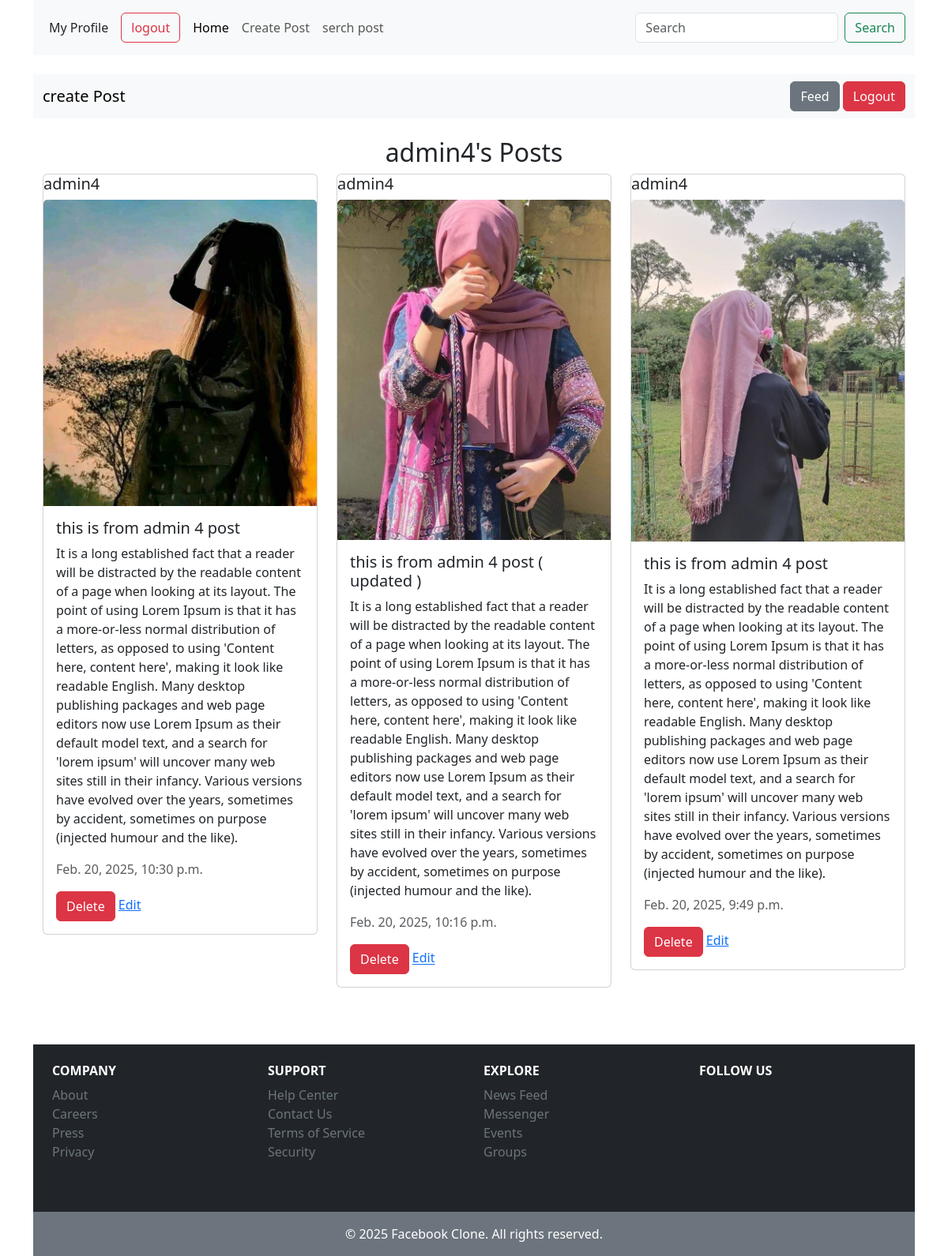
/feed/Profile/ (signed in), run on the app's committed database.
### feed/models.py (models this page shows, shortened)
class Post(models.Model):
    CATAGORY =(
        ('Web Developement', 'Web Development'),
        ('Mathematics', 'Mathematics'),
        ('Science', 'Science'),
        ('English', 'English'),
        ('History', 'History'),
        ('Geography', 'Geography'),
        ('Computer Science', 'Computer Science'),
        ('Arts', 'Arts'),
        ('Business', 'Business'),
        ('Health', 'Health'),
        ('Others', 'Others')
    )
    title= models.CharField(max_length=255)
    text = models.TextField()
    catagory = models.CharField(max_length=100, choices=CATAGORY, null=True)
    img = models.ImageField(upload_to=postfile)
    user = models.ForeignKey(User, on_delete=models.CASCADE)
    created_at = models.DateTimeField(auto_now_add=True)  # FIXED typo
    updated_at = models.DateTimeField(auto_now=True)

### feed/views.py (the view)
# urls.py: path("Profile/", views.Profile.as_view(), name='profil'),
@method_decorator(login_required, name="dispatch")
class Profile(LoginRequiredMixin, ListView):
    model = models.Post
    template_name = "feed/profile.html"
    context_object_name = "posts"
    def get_queryset(self):
        return models.Post.objects.filter(user=self.request.user).order_by("-created_at")

### feed/templates/feed/profile.html (shortened to what this page needs)
{% extends "base.html" %}
{% load crispy_forms_tags %}
{% block content %}
<nav class="navbar navbar-expand-lg navbar-light bg-light">
    <div class="container">
        <a class="navbar-brand" href="{% url 'postcreate' %}">create Post</a>
        <div class="ms-auto">
            <a href="{% url 'home' %}" class="btn btn-secondary">Feed</a>
            <a href="{% url 'logout' %}" class="btn btn-danger">Logout</a>
        </div>
    </div>
</nav>
<div class="container mt-4">
    <h2 class="text-center">{{ request.user.username }}'s Posts</h2>
    <div class="row">
        {% for post in posts %}
        <div class="col-md-4 col-sm-6 mb-4">
            <div class="card">
                    <h5 class="card-title">{{ post.user.username }}</h5>
                    <img src="{{ post.img.url }}" class="card-img-top" alt="Post Image">
                    <div class="card-body">
                        <h5 class="card-title">{{ post.title }}</h5>
                        <p class="card-text">{{ post.text }}</p>
                        <p class="text-muted">{{ post.updated_at }}</p>
                        <a href="{% url 'deletepost' post.id %}" class="btn btn-danger">Delete</a>
                        <a href="{% url "updatepost" post.id %}" class="card-link">Edit</a>
                    </div>
                </div>
            </div>
        {% empty %}
            <p class="text-center">You haven't posted anything yet.</p>
        {% endfor %}
    </div>
</div>
{% endblock %}

### data on the page
Post: user.username "admin4", img (picture), title "this is from admin 4 post", text "It is a long established fact that a reader will be distracted by the readable content of a page when looking at its layout. The point of using Lorem Ipsum is that it has a more-or-less normal distribution of letters, as opposed to using 'Content here, content here', making it look like readable English. Many desktop publishing packages and web page editors now use Lorem Ipsum as their default model text, and a search for 'lorem ipsum' will uncover many web sites still in their infancy. Various versions have evolved over the years, sometimes by accident, sometimes on purpose (injected humour and the like).", updated_at "Feb. 20, 2025, 10:30 p.m."
Post: user.username "admin4", img (picture), title "this is from admin 4 post ( updated )", text "It is a long established fact that a reader will be distracted by the readable content of a page when looking at its layout. The point of using Lorem Ipsum is that it has a more-or-less normal distribution of letters, as opposed to using 'Content here, content here', making it look like readable English. Many desktop publishing packages and web page editors now use Lorem Ipsum as their default model text, and a search for 'lorem ipsum' will uncover many web sites still in their infancy. Various versions have evolved over the years, sometimes by accident, sometimes on purpose (injected humour and the like).", updated_at "Feb. 20, 2025, 10:16 p.m."
Post: user.username "admin4", img (picture), title "this is from admin 4 post", text "It is a long established fact that a reader will be distracted by the readable content of a page when looking at its layout. The point of using Lorem Ipsum is that it has a more-or-less normal distribution of letters, as opposed to using 'Content here, content here', making it look like readable English. Many desktop publishing packages and web page editors now use Lorem Ipsum as their default model text, and a search for 'lorem ipsum' will uncover many web sites still in their infancy. Various versions have evolved over the years, sometimes by accident, sometimes on purpose (injected humour and the like).", updated_at "Feb. 20, 2025, 9:49 p.m."

### other printed values
{{ request.user.username }} "admin4"
